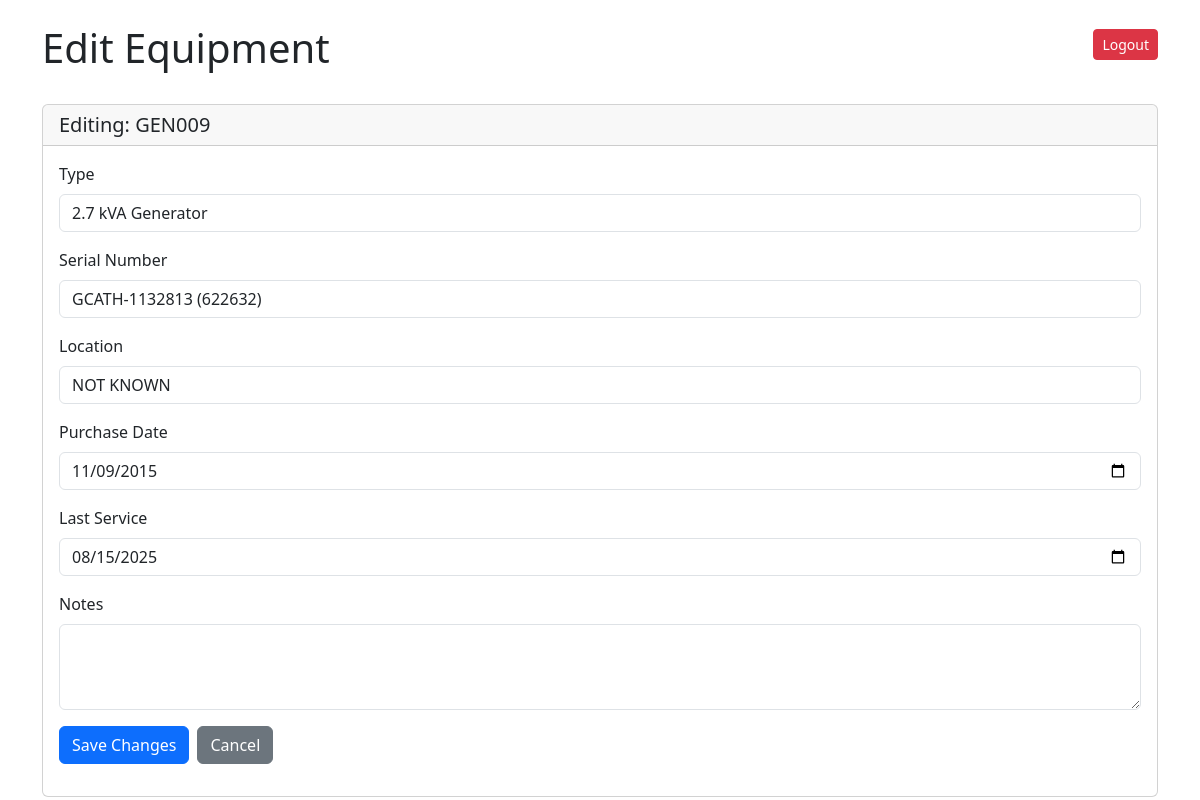
The page /equipment/GEN009/edit/ (signed in) on the database as committed earlier.
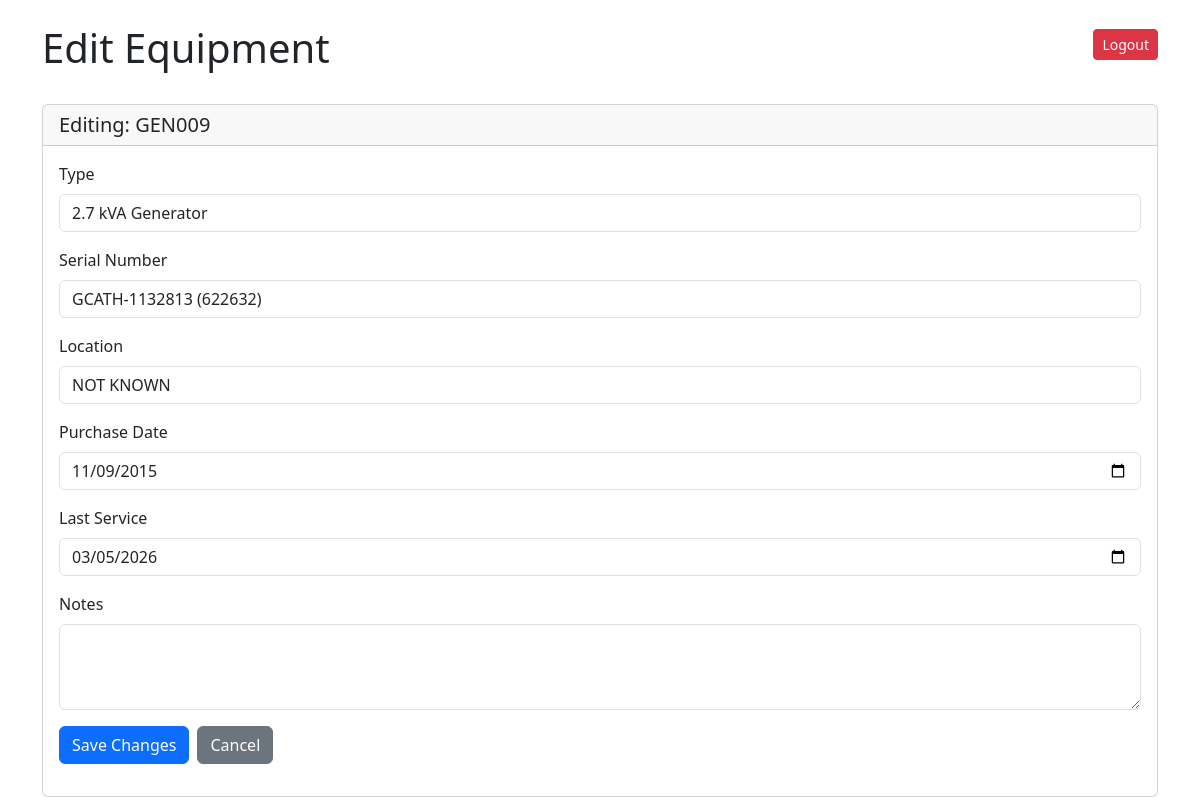
The same page on the database as committed later.
### inventory/models.py (models this page shows, shortened)
class Equipment(models.Model):
    SAGE_num = models.CharField(max_length=100, unique=True)
    type = models.CharField(max_length=200, blank=True)
    serial_number = models.CharField(max_length=200, blank=True)
    location = models.CharField(max_length=200, blank=True)
    purchase_date = models.DateField(null=True, blank=True)
    last_service = models.DateField(null=True, blank=True)
    notes = models.TextField(blank=True)

### inventory/views.py (the view)
# urls.py: path('equipment/<str:SAGE_num>/edit/', views.edit_equipment, name='edit_equipment'),
def edit_equipment(request, SAGE_num):
    if not request.user.is_authenticated or not request.user.is_staff:
        messages.error(request, "You need admin permission to edit equipment.")
        return redirect('equipment_detail', SAGE_num=SAGE_num)
    item = get_object_or_404(Equipment, SAGE_num=SAGE_num)
    if request.method == 'POST':
        old_values = {
            'type':          item.type,
            'serial_number': item.serial_number,
            'location':      item.location,
            'purchase_date': item.purchase_date,
            'last_service':  item.last_service,
            'notes':         item.notes,
        }
        form = EquipmentEditForm(request.POST, instance=item)
        if form.is_valid():
            form.save()
            changes = []
            for field, old_val in old_values.items():
                new_val = getattr(item, field)
                if str(old_val) != str(new_val):
                    changes.append(f"{field.replace('_', ' ').title()}: '{old_val}' → '{new_val}'")
            description = "\n".join(changes) if changes else "No fields changed."
            from django.utils import timezone
            EquipmentHistory.objects.create(
                equipment=item,
                action='edited',
                description=description,
                performed_by=request.user.username,
                status='completed',             # status is completed as default as edits not checked (mainly for formatting)
                date_completed=timezone.now(),  # same as date made
            )
            messages.success(request, f"{SAGE_num} has been updated successfully.")
            return redirect('equipment_detail', SAGE_num=SAGE_num)
    else:
        form = EquipmentEditForm(instance=item)
    return render(request, 'inventory/edit_equipment.html', {
        'item': item,
        'form': form,
    })

### inventory/views.py
class EquipmentEditForm(ModelForm):
    class Meta:
        model = Equipment
        fields = ['type', 'serial_number', 'location', 'purchase_date', 'last_service', 'notes']
        widgets = {
            'type':          forms.TextInput(attrs={'class': 'form-control'}),
            'serial_number': forms.TextInput(attrs={'class': 'form-control'}),
            'location':      forms.TextInput(attrs={'class': 'form-control'}),
            'purchase_date': forms.DateInput(attrs={'class': 'form-control', 'type': 'date'}),
            'last_service':  forms.DateInput(attrs={'class': 'form-control', 'type': 'date'}),
            'notes':         forms.Textarea(attrs={'class': 'form-control', 'rows': 3}),
        }

### inventory/templates/inventory/edit_equipment.html (shortened to what this page needs)
<link href="https://cdn.jsdelivr.net/npm/bootstrap@5.3.0/dist/css/bootstrap.min.css" rel="stylesheet">
<div class="container mt-4">
    <div class="d-flex justify-content-between align-items-center mb-4">
        <h1>Edit Equipment</h1>
        <form method="post" action="{% url 'logout' %}">
            <button class="btn btn-danger btn-sm">Logout</button>
        </form>
    </div>
    <div class="card">
        <div class="card-header">
            <h5 class="mb-0">Editing: {{ item.SAGE_num }}</h5>
        </div>
        <div class="card-body">
            <form method="post">
                <div class="mb-3">
                    <label class="form-label">Type</label>
                    {{ form.type }}
                </div>
                <div class="mb-3">
                    <label class="form-label">Serial Number</label>
                    {{ form.serial_number }}
                </div>
                <div class="mb-3">
                    <label class="form-label">Location</label>
                    {{ form.location }}
                </div>
                <div class="mb-3">
                    <label class="form-label">Purchase Date</label>
                    {{ form.purchase_date }}
                </div>
                <div class="mb-3">
                    <label class="form-label">Last Service</label>
                    {{ form.last_service }}
                </div>
                <div class="mb-3">
                    <label class="form-label">Notes</label>
                    {{ form.notes }}
                </div>
                <div class="d-flex gap-2">
                    <button type="submit" class="btn btn-primary">Save Changes</button>
                    <a href="{% url 'equipment_detail' item.SAGE_num %}"
                       class="btn btn-secondary">
                        Cancel
                    </a>
                </div>
            </form>
        </div>
    </div>
</div>

Rows that differ between the two databases and show on the page:
changed Equipment "GEN009": last_service "08/15/2025" → "03/05/2026"
